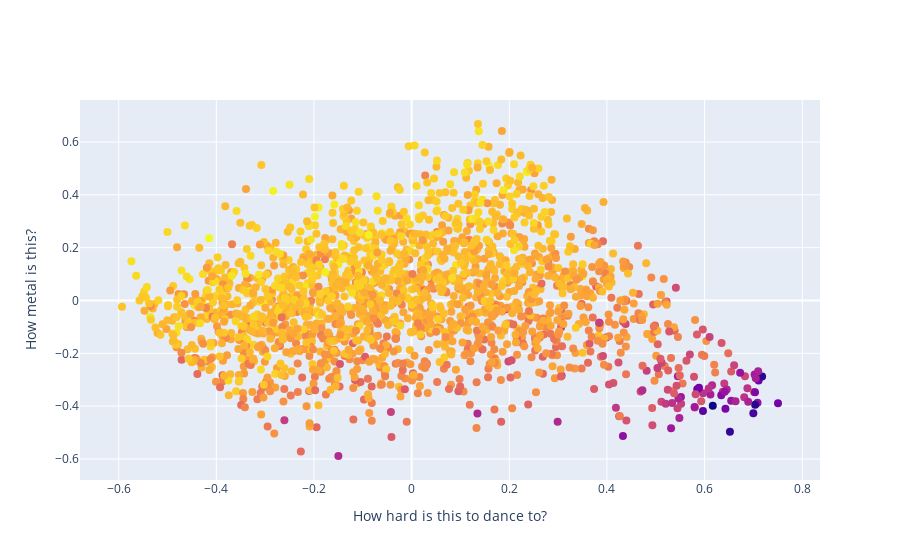

The cell this chart's notebook holds for it:
### Code cell
import plotly.offline as py
py.init_notebook_mode(connected=True)
import plotly.graph_objs as go
import plotly.tools as tls

chosen = ["energy", "liveness", "tempo", "valence"]
text1 = data_frame["artist"] + " - " + data_frame["song_title"]
text2 = text1.values

# X = data_frame.drop(droppable, axis=1).values
X = data_frame[chosen].values
y = data_frame["loudness"].values

min_max_scaler = MinMaxScaler()
X = min_max_scaler.fit_transform(X)

pca = PCA(n_components=2)
pca.fit(X)

X = pca.transform(X)

fig = {
    "data": [
        {
            "x": X[:, 0],
            "y": X[:, 1],
            "text": text2,
            "mode": "markers",
            "marker": {"size":8, "color": y}
        }
    ],
    "layout": {
        "xaxis": {"title": "How hard is this to dance to?"},
        "yaxis": {"title": "How metal is this?"}
    }
}

py.iplot(fig)

### Figure 1 — Plotly figure (JSON) as saved in the notebook; plotly's stock layout.template omitted (floating-point values rounded to 4 significant figures; data arrays with more than 128 entries replaced by an {"elided": "..."} marker saying what was removed)
{"data": [{"marker": {"color": {"elided": "2017 float values"}, "size": 8}, "mode": "markers", "text": {"elided": "2017 str values"}, "type": "scatter", "x": {"elided": "2017 float values"}, "y": {"elided": "2017 float values"}}], "layout": {"autosize": true, "xaxis": {"autorange": true, "range": [-0.675, 0.8321], "title": {"text": "How hard is this to dance to?"}, "type": "linear"}, "yaxis": {"autorange": true, "range": [-0.6886, 0.7679], "title": {"text": "How metal is this?"}, "type": "linear"}}}
